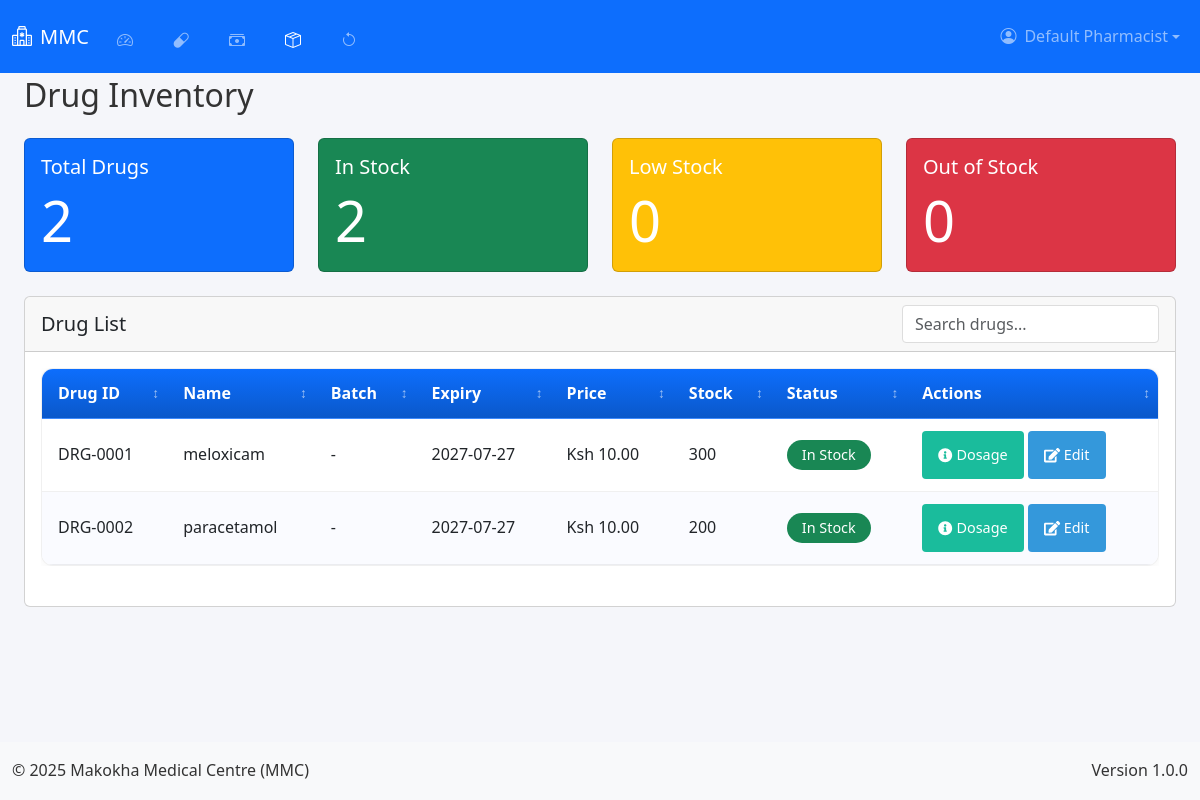
Before: /pharmacist/inventory (signed in) with the older database file.
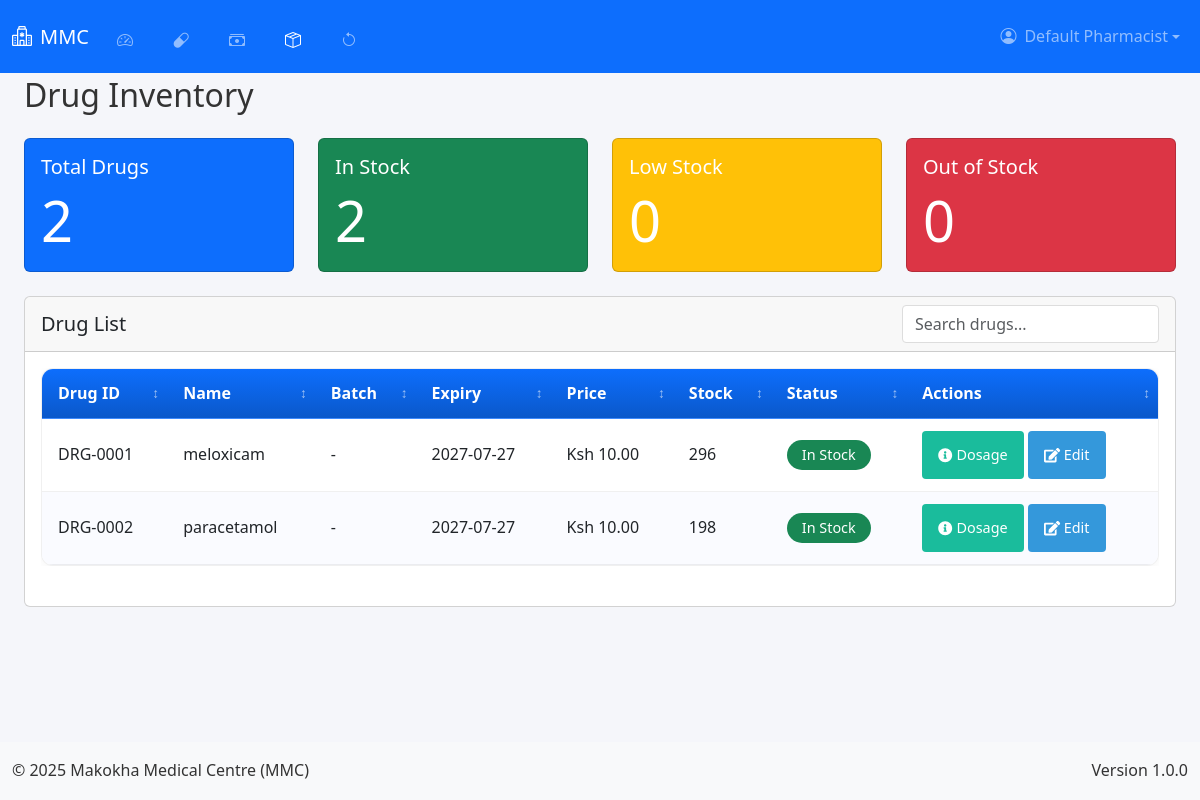
After: the same page with the newer database file.
### app.py (models this page shows, shortened)
class User(db.Model, UserMixin):
    __tablename__ = 'user'
    id = db.Column(db.Integer, primary_key=True)
    username = db.Column(db.String(50), unique=True, nullable=False)
    email = db.Column(db.String(100), unique=True, nullable=False)
    password = db.Column(db.String(200), nullable=False)
    role = db.Column(db.String(20), nullable=False, default='user')
    is_active = db.Column(db.Boolean, default=True)
    last_login = db.Column(db.DateTime)
    profile_picture = db.Column(db.String(255))
    created_at = db.Column(db.DateTime, default=lambda: datetime.now(timezone.utc))
    updated_at = db.Column(db.DateTime, default=lambda: datetime.now(timezone.utc), onupdate=lambda: datetime.now(timezone.utc))

class Drug(db.Model):
    id = db.Column(db.Integer, primary_key=True)
    drug_number = db.Column(db.String(50), unique=True, nullable=False)
    name = db.Column(db.String(100), nullable=False)
    specification = db.Column(db.String(200))
    buying_price = db.Column(db.Float, nullable=False)
    selling_price = db.Column(db.Float, nullable=False)
    stocked_quantity = db.Column(db.Integer, nullable=False)
    sold_quantity = db.Column(db.Integer, default=0)
    expiry_date = db.Column(db.Date, nullable=False)
    created_at = db.Column(db.DateTime, default=lambda: datetime.now(timezone.utc))
    updated_at = db.Column(db.DateTime, default=lambda: datetime.now(timezone.utc), onupdate=lambda: datetime.now(timezone.utc))
    @hybrid_property
    def remaining_quantity(self):
        return self.stocked_quantity - self.sold_quantity
    @remaining_quantity.expression
    def remaining_quantity(cls):
        return cls.stocked_quantity - cls.sold_quantity
    @hybrid_property
    def stock_status(self):
        if self.remaining_quantity == 0:
            return 'out-of-stock'
        elif self.remaining_quantity < 10:
            return 'low-stock'
        elif (self.expiry_date - date.today()).days < 30:
            return 'expiring-soon'
        return 'in-stock'

### app.py (the view)
@app.route('/pharmacist/inventory')
@login_required
def pharmacist_inventory():
    if current_user.role != 'pharmacist':
        flash('Unauthorized access', 'danger')
        return redirect(url_for('home'))
    try:
        drugs = Drug.query.options(db.joinedload(Drug.dosage)).order_by(Drug.name).all()
        total_drugs = Drug.query.count()
        low_stock = Drug.query.filter(Drug.remaining_quantity < 10, Drug.remaining_quantity > 0).count()
        expiring_soon = Drug.query.filter(
            Drug.expiry_date <= date.today() + timedelta(days=30),
            Drug.expiry_date >= date.today()
        ).count()
        out_of_stock = Drug.query.filter(Drug.remaining_quantity == 0).count()
        return render_template('pharmacist/inventory.html',
            drugs=drugs,
            total_drugs=total_drugs,
            low_stock=low_stock,
            expiring_soon=expiring_soon,
            out_of_stock=out_of_stock
        )
    except Exception as e:
        current_app.logger.error(f"Error loading inventory: {str(e)}")
        flash('An error occurred while loading inventory', 'danger')
        return redirect(url_for('pharmacist_dashboard'))

### templates/pharmacist/inventory.html (shortened to what this page needs)
{% extends "base.html" %}
{% block content %}
<div class="container-fluid">
    <h2 class="mb-4">Drug Inventory</h2>
    <div class="row mb-4">
        <div class="col-md-3">
            <div class="card text-white bg-primary">
                <div class="card-body">
                    <h5 class="card-title">Total Drugs</h5>
                    <p class="card-text display-4">{{ total_drugs }}</p>
                </div>
            </div>
        </div>
        <div class="col-md-3">
            <div class="card text-white bg-success">
                <div class="card-body">
                    <h5 class="card-title">In Stock</h5>
                    <p class="card-text display-4">{{ total_drugs - out_of_stock - low_stock }}</p>
                </div>
            </div>
        </div>
        <div class="col-md-3">
            <div class="card text-white bg-warning">
                <div class="card-body">
                    <h5 class="card-title">Low Stock</h5>
                    <p class="card-text display-4">{{ low_stock }}</p>
                </div>
            </div>
        </div>
        <div class="col-md-3">
            <div class="card text-white bg-danger">
                <div class="card-body">
                    <h5 class="card-title">Out of Stock</h5>
                    <p class="card-text display-4">{{ out_of_stock }}</p>
                </div>
            </div>
        </div>
    </div>
    <div class="card">
        <div class="card-header d-flex justify-content-between align-items-center">
            <h5 class="mb-0">Drug List</h5>
            <div>
                <input type="text" id="inventorySearch" class="form-control" placeholder="Search drugs...">
            </div>
        </div>
        <div class="card-body">
            <div class="table-responsive">
                <table class="table table-hover" id="inventoryTable">
                    <thead class="thead-light">
                        <tr>
                            <th>Drug ID</th>
                            <th>Name</th>
                            <th>Batch</th>
                            <th>Expiry</th>
                            <th>Price</th>
                            <th>Stock</th>
                            <th>Status</th>
                            <th>Actions</th>
                        </tr>
                    </thead>
                    <tbody>
                        {% for drug in drugs %}
                        <tr>
                            <td>{{ drug.drug_number }}</td>
                            <td>{{ drug.name }}</td>
                            <td>{{ drug.batch_number or '-' }}</td>
                            <td>{{ drug.expiry_date.strftime('%Y-%m-%d') if drug.expiry_date else '-' }}</td>
                            <td>Ksh {{ "%.2f"|format(drug.selling_price) }}</td>
                            <td>{{ drug.remaining_quantity }}</td>
                            <td>
                                {% if drug.remaining_quantity == 0 %}
                                <span class="badge bg-danger">Out of Stock</span>
                                {% elif drug.remaining_quantity < 10 %}
                                <span class="badge bg-warning">Low Stock</span>
                                {% else %}
                                <span class="badge bg-success">In Stock</span>
                                {% endif %}
                            </td>
                            <td>
                                <button class="btn btn-sm btn-info view-dosage" data-drug-id="{{ drug.id }}">
                                    <i class="fas fa-info-circle"></i> Dosage
                                </button>
                                <button class="btn btn-sm btn-primary edit-drug" data-drug-id="{{ drug.id }}">
                                    <i class="fas fa-edit"></i> Edit
                                </button>
                            </td>
                        </tr>
                        {% endfor %}
                    </tbody>
                </table>
            </div>
        </div>
    </div>
</div>
{% endblock %}

### templates/base.html (shortened to what this page needs)
<!DOCTYPE html>
<html lang="en">
<head>
    <link href="https://cdn.jsdelivr.net/npm/bootstrap@5.3.0/dist/css/bootstrap.min.css" rel="stylesheet">
    <link rel="stylesheet" href="https://cdn.jsdelivr.net/npm/bootstrap-icons@1.11.1/font/bootstrap-icons.css">
    <link rel="stylesheet" href="https://cdnjs.cloudflare.com/ajax/libs/font-awesome/5.15.3/css/all.min.css">
    <link href="https://cdn.jsdelivr.net/npm/select2@4.1.0-rc.0/dist/css/select2.min.css" rel="stylesheet">
    <link rel="stylesheet" href="{{ url_for('static', filename='css/style.css') }}">
    <link rel="stylesheet" href="{{ url_for('static', filename='css/dashboard.css') }}">
    <link rel="stylesheet" href="{{ url_for('static', filename='css/custom.css') }}">
</head>
<body class="d-flex flex-column min-vh-100">
    <nav class="navbar navbar-expand-lg navbar-dark bg-primary fixed-top" id="mainNavbar">
        <div class="container-fluid">
            <a class="navbar-brand fs-5" href="{{ url_for('home') }}">
                <i class="bi bi-hospital me-2"></i>MMC
            </a>
            <div class="collapse navbar-collapse" id="navbarNav">
                <ul class="navbar-nav me-auto">
                    {% if current_user.is_authenticated %}
                        {% if current_user.role == 'admin' %}
                            <li class="nav-item"><a class="nav-link fs-6 px-2 mx-1 icon-nav" href="{{ url_for('admin_dashboard') }}"><i class="bi bi-speedometer2 me-1"></i><span class="nav-text">Dashboard</span></a></li>
                            <li class="nav-item"><a class="nav-link fs-6 px-2 mx-1 icon-nav" href="{{ url_for('manage_drugs') }}"><i class="bi bi-capsule me-1"></i><span class="nav-text">Drugs</span></a></li>
                            <li class="nav-item"><a class="nav-link fs-6 px-2 mx-1 icon-nav" href="{{ url_for('manage_users') }}"><i class="bi bi-people me-1"></i><span class="nav-text">Users</span></a></li>
                            <li class="nav-item"><a class="nav-link fs-6 px-2 mx-1 icon-nav" href="{{ url_for('manage_employees') }}"><i class="bi bi-person-vcard me-1"></i><span class="nav-text">Employees</span></a></li>
                            <li class="nav-item"><a class="nav-link fs-6 px-2 mx-1 icon-nav" href="{{ url_for('admin_reports') }}"><i class="bi bi-file-earmark-bar-graph me-1"></i><span class="nav-text">Reports</span></a></li>
                            <li class="nav-item"><a class="nav-link fs-6 px-2 mx-1 icon-nav" href="{{ url_for('manage_transactions') }}"><i class="bi bi-cash-stack me-1"></i><span class="nav-text">Transactions</span></a></li>
                            <li class="nav-item"><a class="nav-link fs-6 px-2 mx-1 icon-nav" href="{{ url_for('manage_money') }}"><i class="bi bi-wallet2 me-1"></i><span class="nav-text">Money</span></a></li>
                            <li class="nav-item"><a class="nav-link fs-6 px-2 mx-1 icon-nav" href="{{ url_for('manage_dosage') }}"><i class="bi bi-file-medical me-1"></i><span class="nav-text">Dosage</span></a></li>
                            <li class="nav-item"><a class="nav-link fs-6 px-2 mx-1 icon-nav" href="{{ url_for('manage_patients') }}"><i class="bi bi-file-person me-1"></i><span class="nav-text">Patients</span></a></li>
                            <li class="nav-item"><a class="nav-link fs-6 px-2 mx-1 icon-nav" href="{{ url_for('manage_medical_tests') }}"><i class="bi bi-clipboard2-pulse me-1"></i><span class="nav-text">Medical Tests</span></a></li>
                            <li class="nav-item"><a class="nav-link fs-6 px-2 mx-1 icon-nav" href="{{ url_for('manage_beds') }}"><i class="fas fa-procedures me-1"></i><span class="nav-text">Beds</span></a></li>
                            <li class="nav-item"><a class="nav-link fs-6 px-2 mx-1 icon-nav" href="{{ url_for('backup_management') }}"><i class="bi bi-database me-1"></i><span class="nav-text">Backup</span></a></li>
                        {% elif current_user.role == 'pharmacist' %}
                            <li class="nav-item"><a class="nav-link fs-6 px-2 mx-1 icon-nav" href="{{ url_for('pharmacist_dashboard') }}"><i class="bi bi-speedometer2 me-1"></i><span class="nav-text">Dashboard</span></a></li>
                            <li class="nav-item"><a class="nav-link fs-6 px-2 mx-1 icon-nav" href="{{ url_for('pharmacist_dispense') }}"><i class="bi bi-capsule me-1"></i><span class="nav-text">Dispense</span></a></li>
                            <li class="nav-item"><a class="nav-link fs-6 px-2 mx-1 icon-nav" href="{{ url_for('pharmacist_sales') }}"><i class="bi bi-cash-stack me-1"></i><span class="nav-text">Sales</span></a></li>
                            <li class="nav-item"><a class="nav-link fs-6 px-2 mx-1 icon-nav" href="{{ url_for('pharmacist_inventory') }}"><i class="bi bi-box-seam me-1"></i><span class="nav-text">Inventory</span></a></li>
                            <li class="nav-item"><a class="nav-link fs-6 px-2 mx-1 icon-nav" href="{{ url_for('pharmacist_refunds') }}"><i class="bi bi-arrow-counterclockwise me-1"></i><span class="nav-text">Refunds</span></a></li>
                        {% endif %}
                    {% endif %}
                </ul>
                <ul class="navbar-nav">
                    {% if current_user.is_authenticated %}
                        <li class="nav-item dropdown">
                            <a class="nav-link dropdown-toggle d-flex align-items-center fs-6" href="#" id="userDropdown" role="button" data-bs-toggle="dropdown">
                                {% if current_user.profile_picture %}
                                    <img src="{{ url_for('static', filename=current_user.profile_picture) }}" alt="Profile" class="profile-picture me-2">
                                {% else %}
                                    <i class="bi bi-person-circle me-2"></i>
                                {% endif %}
                                {{ current_user.username }}
                            </a>
                        </li>
                    {% else %}
                        <li class="nav-item">
                        <a class="nav-link fs-6" href="{{ url_for('auth.login') }}">
                            <i class="bi bi-box-arrow-in-right me-1"></i>Login
                        </a>
                        </li>
                    {% endif %}
                </ul>
            </div>
        </div>
    </nav>
    <main class="container-fluid flex-grow-1 py-3" style="margin-top: 60px;">
        {% block content %}{% endblock %}
    </main>
    <footer class="bg-light py-3 mt-auto">
        <div class="container-fluid">
            <div class="row">
                <div class="col-md-6 text-center text-md-start">
                    <p class="mb-0">&copy; 2025 Makokha Medical Centre (MMC)</p>
                </div>
                <div class="col-md-6 text-center text-md-end">
                    <p class="mb-0">Version 1.0.0</p>
                </div>
            </div>
        </div>
    </footer>
</body>
</html>

Changed rows visible on the page:
changed Drug "DRG-0001": remaining_quantity "300" → "296"
changed Drug "DRG-0002": remaining_quantity "200" → "198"
